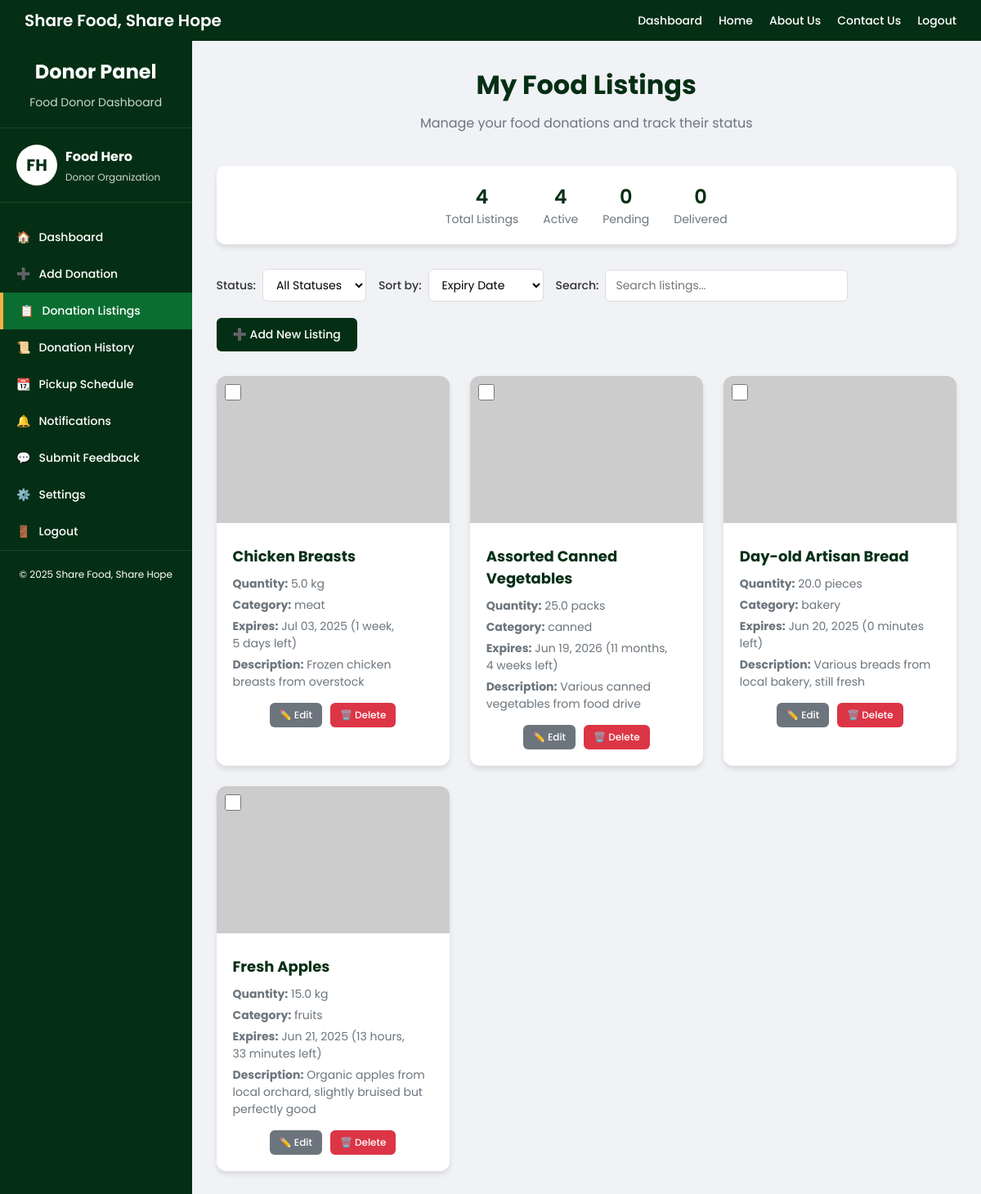
The app's page /donation/ (signed in) with its own data.
### fooddonor/models.py (models this page shows, shortened)
class FoodDonation(models.Model):
    STATUS_CHOICES = (
        ('available', 'Available'),
        ('claimed', 'Claimed'),
        ('delivered', 'Delivered'),
        ('expired', 'Expired'),
    )
    CATEGORY_CHOICES = [
        ('fruits', 'Fruits'),
        ('vegetables', 'Vegetables'),
        ('grains', 'Grains & Cereals'),
        ('dairy', 'Dairy Products'),
        ('meat', 'Meat & Poultry'),
        ('seafood', 'Seafood'),
        ('bakery', 'Bakery Items'),
        ('prepared', 'Prepared Food'),
        ('beverages', 'Beverages'),
        ('canned', 'Canned Goods'),
        ('others', 'Other'),
    ]
    UNIT_CHOICES = [
        ('kg', 'Kilograms'),
        ('lbs', 'Pounds'),
        ('pieces', 'Pieces'),
        ('portions', 'Portions'),
        ('litres', 'Litres'),
        ('packs', 'Packs'),
    ]
    DIETARY_CHOICES = [
        ('halal', 'Halal'),
        ('vegetarian', 'Vegetarian'),
        ('vegan', 'Vegan'),
        ('gluten_free', 'Gluten-Free'),
        ('none', 'None'),
    ]
    ALLERGEN_CHOICES = [
        ('nuts', 'Nuts'),
        ('dairy', 'Dairy'),
        ('gluten', 'Gluten'),
        ('soy', 'Soy'),
        ('shellfish', 'Shellfish'),
    ]
    donor = models.ForeignKey('fooddonor.Profile', on_delete=models.CASCADE, related_name='donations')
    title = models.CharField(max_length=100)
    description = models.TextField()
    quantity_amount = models.FloatField(default=1.0)
    quantity_unit = models.CharField(max_length=10, choices=UNIT_CHOICES, default='kg')
    category = models.CharField(max_length=100, choices=CATEGORY_CHOICES)
    dietary_info = models.TextField(blank=True, null=True)
    known_allergens = models.TextField(blank=True, null=True)
    expiry_date = models.DateField()
    pickup_location = models.CharField(max_length=255)
    status = models.CharField(max_length=10, choices=STATUS_CHOICES, default='available')
    created_at = models.DateTimeField(auto_now_add=True)
    image = models.ImageField(upload_to='', null=True, blank=True)

### fooddonor/views.py (the view)
# urls.py: path('donation/', views.donation_list, name='donation_list'),
@login_required
@user_passes_test(is_donor)
def donation_list(request):
    donor = request.user.profile
    food_listings = FoodDonation.objects.filter(donor=donor).order_by('-created_at')
    paginator = Paginator(food_listings, 10)  # Show 10 listings per page
    page_number = request.GET.get('page')
    page_obj = paginator.get_page(page_number)
    total = food_listings.count()
    active = food_listings.filter(status='available').count()
    pending = food_listings.filter(status='pending').count()
    delivered = food_listings.filter(status='delivered').count()
    return render(request, 'donationlist.html', {
        'food_listings': page_obj,
        'total_listings': total,
        'active_listings': active,
        'pending_listings': pending,
        'delivered_listings': delivered
    })

### fooddonor/views.py (called while the page is built)
def is_donor(user):
    try:
        return user.profile.role == 'donor'
    except Profile.DoesNotExist:
        return False

### fooddonor/templates/donationlist.html (shortened to what this page needs)
<!DOCTYPE html>
<html lang="en">
<head>
</head>
<body>
  <div class="topbar">
    <div class="logo">Share Food, Share Hope</div>
    <div class="nav-links">
      <a href="{% url 'fooddonor:donor_dashboard' %}">Dashboard</a>
      <a href="{% url 'fooddonor:home' %}">Home</a>
      <a href="#">About Us</a>
      <a href="#">Contact Us</a>
      <a href="{% url 'fooddonor:logout' %}">Logout</a>
    </div>
  </div>
  <div class="dashboard">
    <div class="sidebar">
      <div class="sidebar-header">
        <h2>Donor Panel</h2>
        <p>Food Donor Dashboard</p>
      </div>
      <div class="user-info">
        <div class="user-avatar">
          {% if user.first_name and user.last_name %}
            {{ user.first_name.0 }}{{ user.last_name.0 }}
          {% elif user.first_name %}
            {{ user.first_name.0 }}{{ user.first_name.1|default:'' }}
          {% else %}
            {{ user.username.0 }}{{ user.username.1|default:'' }}
          {% endif %}
        </div>
        <div class="user-details">
          <h3>
            {% if user.get_full_name %}
              {{ user.get_full_name }}
            {% else %}
              {{ user.username }}
            {% endif %}
          </h3>
          <p>Donor Organization</p>
        </div>
      </div>
      <div class="menu">
        <a href="{% url 'fooddonor:donor_dashboard' %}" class="menu-item">
          <div class="menu-icon">🏠</div>
          <div class="menu-text">Dashboard</div>
        </a>
        <a href="{% url 'fooddonor:add_food' %}" class="menu-item">
          <div class="menu-icon">➕</div>
          <div class="menu-text">Add Donation</div>
        </a>
        <a href="{% url 'fooddonor:donation_list' %}" class="menu-item active">
          <div class="menu-icon">📋</div>
          <div class="menu-text">Donation Listings</div>
        </a>
        <a href="{% url 'fooddonor:donation_history' %}" class="menu-item">
          <div class="menu-icon">📜</div>
          <div class="menu-text">Donation History</div>
        </a>
        <a href="{% url 'fooddonor:pickup_schedule' %}" class="menu-item">
          <div class="menu-icon">📆</div>
          <div class="menu-text">Pickup Schedule</div>
        </a>
        <a href="{% url 'fooddonor:notifications' %}" class="menu-item">
          <div class="menu-icon">🔔</div>
          <div class="menu-text">Notifications</div>
        </a>
        <a href="{% url 'fooddonor:submit_feedback' %}" class="menu-item">
          <div class="menu-icon">💬</div>
          <div class="menu-text">Submit Feedback</div>
        </a>
        <a href="{% url 'fooddonor:settings' %}" class="menu-item">
          <div class="menu-icon">⚙️</div>
          <div class="menu-text">Settings</div>
        </a>
        <a href="{% url 'fooddonor:logout' %}" class="menu-item">
          <div class="menu-icon">🚪</div>
          <div class="menu-text">Logout</div>
        </a>
      </div>
      <div class="sidebar-footer">
        <p>© 2025 Share Food, Share Hope</p>
      </div>
    </div>
    <div class="main-content">
      <div class="container">
        <div class="page-header">
          <h1>My Food Listings</h1>
          <p>Manage your food donations and track their status</p>
        </div>
        <div class="stats-bar">
          <div class="stat-item">
            <div class="number">{{ total_listings }}</div>
            <div class="label">Total Listings</div>
          </div>
          <div class="stat-item">
            <div class="number">{{ active_listings }}</div>
            <div class="label">Active</div>
          </div>
          <div class="stat-item">
            <div class="number">{{ pending_listings }}</div>
            <div class="label">Pending</div>
          </div>
          <div class="stat-item">
            <div class="number">{{ delivered_listings }}</div>
            <div class="label">Delivered</div>
          </div>
        </div>
        <div class="controls-section">
          <div class="filters-sort">
            <div class="filter-group">
              <label for="status-filter">Status:</label>
              <select id="status-filter" name="status">
                <option value="">All Statuses</option>
              </select>
            </div>
            <div class="filter-group">
              <label for="sort">Sort by:</label>
              <select id="sort" name="sort">
                <option value="expiry">Expiry Date</option>
              </select>
            </div>
            <div class="filter-group">
              <label for="search">Search:</label>
              <input type="text" id="search" placeholder="Search listings..." />
            </div>
          </div>
          <div>
            <a href="{% url 'fooddonor:add_food' %}" class="btn btn-primary">
              ➕ Add New Listing
            </a>
          </div>
        </div>
        <div class="food-listings" id="food-listings">
          {% for food in food_listings %}
            <div class="food-card" data-status="{{ food.status }}" data-name="{{ food.title|lower }}" data-expiry="{{ food.expiry_date|date:'Y-m-d' }}">
              <div class="food-card-header">
                <input type="checkbox" class="card-checkbox" value="{{ food.id }}" onchange="toggleBulkActions()">
                {% if food.image %}
                  <img src="{{ food.image.url }}" alt="{{ food.title }}" style="width: 200px; height: 150px; border: red; object-fit: contain;">
                {% else %}
                  <img src="https://via.placeholder.com/200x150?text=No+Image" alt="No image">
                {% endif %}
              </div>
              <div class="food-card-body">
                <h3>{{ food.title }}</h3>
                <div class="food-details">
                  <p><strong>Quantity:</strong> {{ food.quantity_amount }} {{ food.quantity_unit }}</p>
                  <p><strong>Category:</strong> {{ food.category|default:"General" }}</p>
                  <p class="{% if food.expiry_date|timeuntil|slice:':1' == '-' %}expiry-warning{% elif food.expiry_date|timeuntil|slice:':2' == '1 ' or food.expiry_date|timeuntil|slice:':2' == '2 ' %}expiry-soon{% endif %}">
                    <strong>Expires:</strong> {{ food.expiry_date|date:"M d, Y" }}
                    {% if food.expiry_date|timeuntil|slice:':1' != '-' %}
                      ({{ food.expiry_date|timeuntil }} left)
                    {% else %}
                      (Expired)
                    {% endif %}
                  </p>
                  {% if food.description %}
                    <p><strong>Description:</strong> {{ food.description|truncatewords:10 }}</p>
                  {% endif %}
                </div>
                <div class="button-group">
                  <a href="{% url 'fooddonor:edit_food' pk=food.pk %}" class="btn btn-secondary btn-small">
                    ✏️ Edit
                  </a>
                  <a href="{% url 'fooddonor:delete_food' pk=food.pk %}" class="btn btn-danger btn-small"
                    data-id="{{ food.id }}"
                    data-title="{{ food.title|escape }}"
                    onclick="return confirm('Are you sure you want to delete this listing?');">
                    🗑️ Delete
                  </a>
                </div>
              </div>
            </div>
          {% endfor %}
        </div>
      </div>
    </div>
  </div>
</body>
</html>

### records on screen
FoodDonation: title "Chicken Breasts", quantity_amount "5.0", quantity_unit "kg", category "meat", expiry_date "Jul 03, 2025", expiry_date "1 week, 5 days", description "Frozen chicken breasts from overstock"
FoodDonation: title "Assorted Canned Vegetables", quantity_amount "25.0", quantity_unit "packs", category "canned", expiry_date "Jun 19, 2026", expiry_date "11 months, 4 weeks", description "Various canned vegetables from food drive"
FoodDonation: title "Day-old Artisan Bread", quantity_amount "20.0", quantity_unit "pieces", category "bakery", expiry_date "Jun 20, 2025", expiry_date "0 minutes", description "Various breads from local bakery, still fresh"
FoodDonation: title "Fresh Apples", quantity_amount "15.0", quantity_unit "kg", category "fruits", expiry_date "Jun 21, 2025", expiry_date "13 hours, 33 minutes", description "Organic apples from local orchard, slightly bruised but perfectly good"

### other values on screen
{{ user.first_name.0 }} "F"
{{ user.last_name.0 }} "H"
{{ user.get_full_name }} "Food Hero"
{{ total_listings }} "4"
{{ active_listings }} "4"
{{ pending_listings }} "0"
{{ delivered_listings }} "0"
